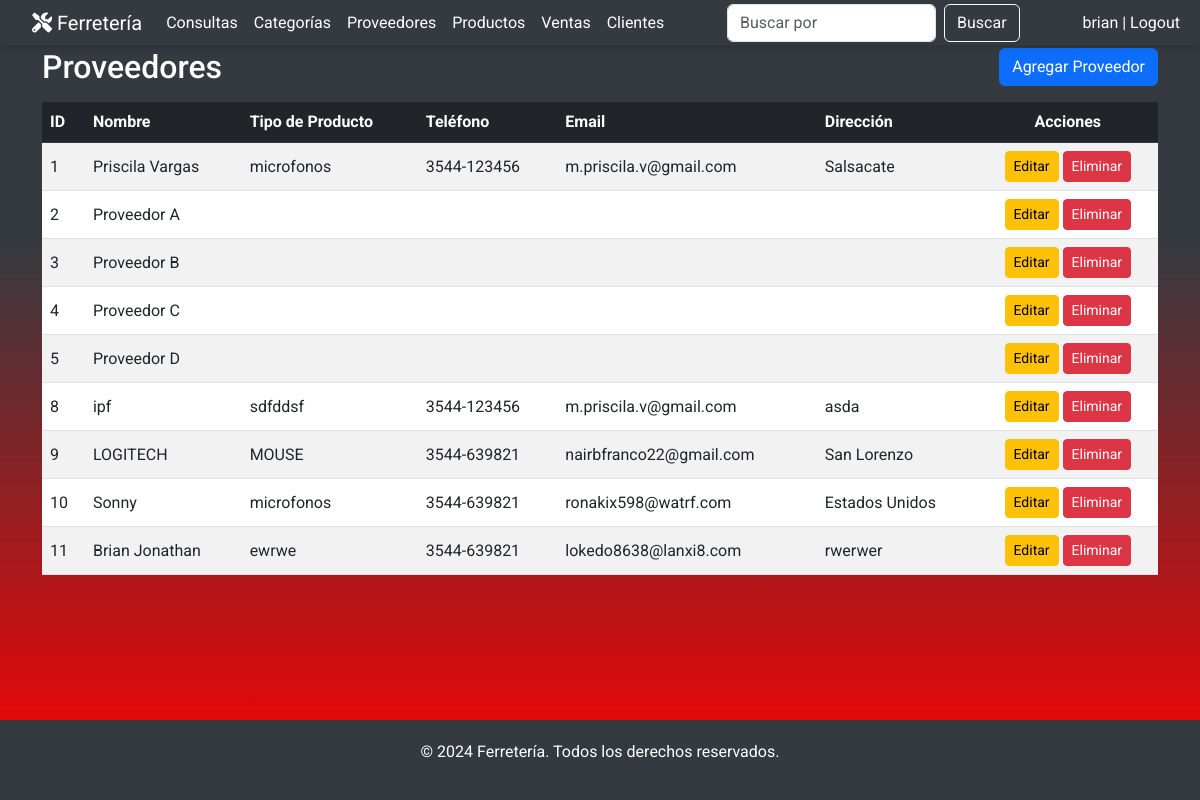
Page /proveedores/ (signed in) on the committed database.
### miAplicacion/models.py (models this page shows, shortened)
class Proveedor(models.Model):
    nombre = models.CharField(max_length=100)
    tipo_producto = models.CharField(max_length=100, default='')
    telefono = models.CharField(max_length=15, default='')
    email = models.EmailField(default='', blank=True)
    direccion = models.CharField(max_length=200, default='', blank=True)

### miAplicacion/views.py (the view)
    def wrapper(request, *args, **kwargs):
        if not request.user.is_staff:  # Verificar si el usuario es administrador
            raise PermissionDenied  # Denegar acceso si no es administrador
        return view_func(request, *args, **kwargs)

### miAplicacion/templatetags/custom_filters.py (called while the page is built)
@register.filter
def startswith(value, prefix):
    return value.startswith(prefix)

### miAplicacion/views.py (called while the page is built)
def admin_required(view_func):
    def wrapper(request, *args, **kwargs):
        if not request.user.is_staff:  # Verificar si el usuario es administrador
            raise PermissionDenied  # Denegar acceso si no es administrador
        return view_func(request, *args, **kwargs)
    return wrapper

@login_required #Agregar esta linea para asegurar que sea visible el template si el usuario se logueo.
@admin_required
def proveedor_list(request):
    proveedores = Proveedor.objects.all()
    return render(request, 'proveedores/proveedor_list.html', {'proveedores': proveedores})

### miAplicacion/templates/proveedores/proveedor_list.html (shortened to what this page needs)
{% extends 'base.html' %}
{% block content %}
<div class="container my-5">
    <div class="d-flex justify-content-between align-items-center mb-3">
        <h2 class="mb-0">Proveedores</h2>
        <a href="{% url 'proveedor_create' %}" class="btn btn-primary">Agregar Proveedor</a>
    </div>
    <div class="table-responsive">
        <table class="table table-striped table-hover align-middle">
            <thead class="table-dark">
                <tr>
                    <th>ID</th>
                    <th>Nombre</th>
                    <th>Tipo de Producto</th>
                    <th>Teléfono</th>
                    <th>Email</th>
                    <th>Dirección</th>
                    <th class="text-center">Acciones</th>
                </tr>
            </thead>
            <tbody>
                {% for proveedor in proveedores %}
                <tr onclick="window.location='{% url 'proveedor_productos' proveedor.id %}'">
                    <td>{{ proveedor.id }}</td>
                    <td>{{ proveedor.nombre }}</td>
                    <td>{{ proveedor.tipo_producto }}</td>
                    <td>{{ proveedor.telefono }}</td>
                    <td>{{ proveedor.email }}</td>
                    <td>{{ proveedor.direccion }}</td>
                    <td class="text-center">
                        <a href="{% url 'proveedor_update' proveedor.id %}" class="btn btn-warning btn-sm">Editar</a>
                        <a href="{% url 'proveedor_delete' proveedor.id %}" class="btn btn-danger btn-sm">Eliminar</a>
                    </td>
                </tr>
                {% endfor %}
            </tbody>
        </table>
    </div>
</div>
{% endblock %}

### miAplicacion/templates/base.html (shortened to what this page needs)
{% load static %}
{% load custom_filters %}
<!DOCTYPE html>
<html lang="es">
<head>
    <link href="https://cdn.jsdelivr.net/npm/bootstrap@5.3.0/dist/css/bootstrap.min.css" rel="stylesheet">
    <link rel="stylesheet" href="https://cdnjs.cloudflare.com/ajax/libs/font-awesome/6.0.0-beta3/css/all.min.css">
</head>
<body>
    <nav class="navbar navbar-expand-lg navbar-dark fixed-top custom-navbar">
        <div class="container-fluid">
            <a class="navbar-brand" href="{% url 'index' %}">
                <i class="fas fa-tools"></i> Ferretería
            </a>
            <div class="collapse navbar-collapse" id="navbarNav">
                <ul class="navbar-nav me-auto">
                    {% if user.is_authenticated %}
                        {% if user.is_staff %}
                            <li class="nav-item">
                                <a class="nav-link" href="{% url 'lista_consultas' %}">Consultas</a>
                            </li>
                            <li class="nav-item">
                                <a class="nav-link" href="{% url 'categoria_list' %}">Categorías</a>
                            </li>
                            <li class="nav-item">
                                <a class="nav-link" href="{% url 'proveedor_list' %}">Proveedores</a>
                            </li>
                            <li class="nav-item">
                                <a class="nav-link" href="{% url 'productos_list' %}">Productos</a>
                            </li>
                            <li class="nav-item">
                                <a class="nav-link" href="{% url 'venta_lista' %}">Ventas</a>
                            </li>
                            <li class="nav-item">
                                <a class="nav-link" href="{% url 'cliente_lista' %}">Clientes</a>
                            </li>
                        {% else %}
                            <li class="nav-item">
                                <a class="nav-link" href="{% url 'productos_list' %}">Productos</a>
                            </li>
                        {% endif %}
                    {% endif %}
                </ul>
                {% with excluded_paths="/Ferretería/,/consultas/enviar/,/consultas/responder/" %}
                    {% if user.is_authenticated and request.path not in excluded_paths and not request.path|startswith:'/consultas/responder/' and not hide_search_bar %}
                        <form class="d-flex" method="GET" action="{% block search_url %}{% endblock %}">
                            <input class="form-control me-2" type="search" name="q" placeholder="Buscar por {{ busqueda_placeholder }}" aria-label="Search">
                            <button class="btn btn-outline-light" type="submit">Buscar</button>
                        </form>
                    {% endif %}
                {% endwith %}
                <ul class="nav navbar-nav ms-auto">
                    {% if user.is_authenticated %}
                        <li class="nav-item">
                            <a class="nav-link" href="{% url 'account_logout' %}">{{ request.user }} | Logout</a>
                        </li>
                    {% else %}
                        <li class="nav-item">
                            <a class="nav-link" href="{% url 'account_login' %}">Login</a>
                        </li>
                    {% endif %}
                </ul>
            </div>
        </div>
    </nav>
    <main class="container-fluid">
        {% block content %}{% endblock %}
    </main>
    <footer class="footer">
        <p>&copy; 2024 Ferretería. Todos los derechos reservados.</p>
    </footer>
</body>
</html>

### miAplicacion/templates/base.html (style rules this page uses)
html, body { margin: 0; padding: 0; height: 100%; }
body { font-family: 'Roboto', sans-serif; background-color: #f8f9fa; color: #333; display: flex; flex-direction: column; min-height: 100vh; }
.navbar { padding-left: 20px; background-color: #343a40; box-shadow: 0 4px 8px rgba(0, 0, 0, 0.1); }
.navbar .navbar-brand, .navbar-nav .nav-link { color: #fff; }
.custom-navbar { height: 45px; }
.container-fluid { color: White; }
main.container-fluid { background-image: linear-gradient(to bottom, #343A40 30%, red 100%); background-attachment: fixed; background-size: cover; flex: 1; }
.footer { background-color: #343a40; color: #fff; padding: 20px 0; text-align: center; margin-top: auto; }

### rows in the picture
Proveedor: id "1", nombre "Priscila Vargas", tipo_producto "microfonos", telefono "3544-123456", email "m.priscila.v@gmail.com", direccion "Salsacate"
Proveedor: id "2", nombre "Proveedor A"
Proveedor: id "3", nombre "Proveedor B"
Proveedor: id "4", nombre "Proveedor C"
Proveedor: id "5", nombre "Proveedor D"
Proveedor: id "8", nombre "ipf", tipo_producto "sdfddsf", telefono "3544-123456", email "m.priscila.v@gmail.com", direccion "asda"
Proveedor: id "9", nombre "LOGITECH", tipo_producto "MOUSE", telefono "3544-639821", email "nairbfranco22@gmail.com", direccion "San Lorenzo"
Proveedor: id "10", nombre "Sonny", tipo_producto "microfonos", telefono "3544-639821", email "ronakix598@watrf.com", direccion "Estados Unidos"
Proveedor: id "11", nombre "Brian Jonathan", tipo_producto "ewrwe", telefono "3544-639821", email "lokedo8638@lanxi8.com", direccion "rwerwer"

### other values in the picture
{{ request.user }} "brian"
